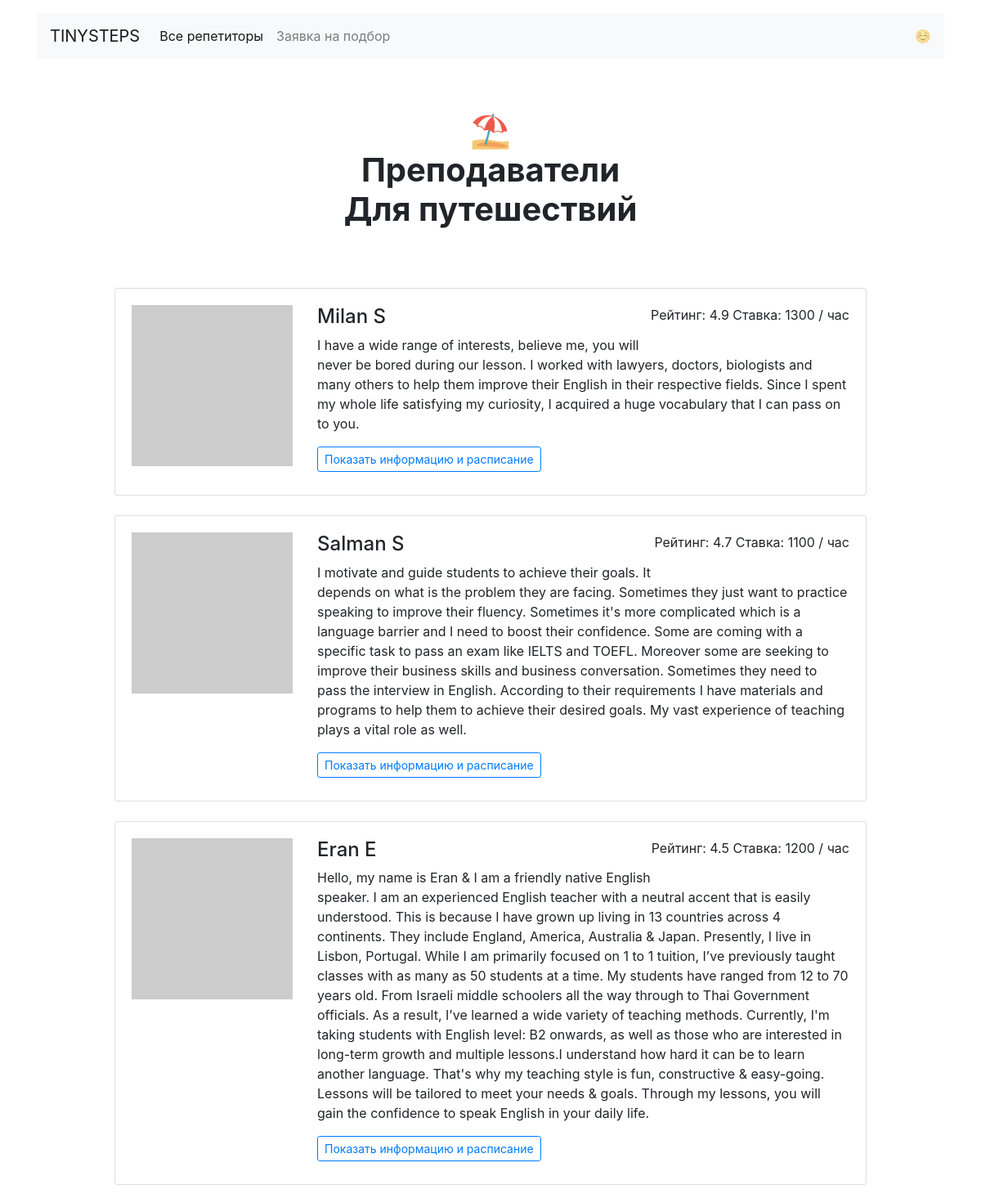
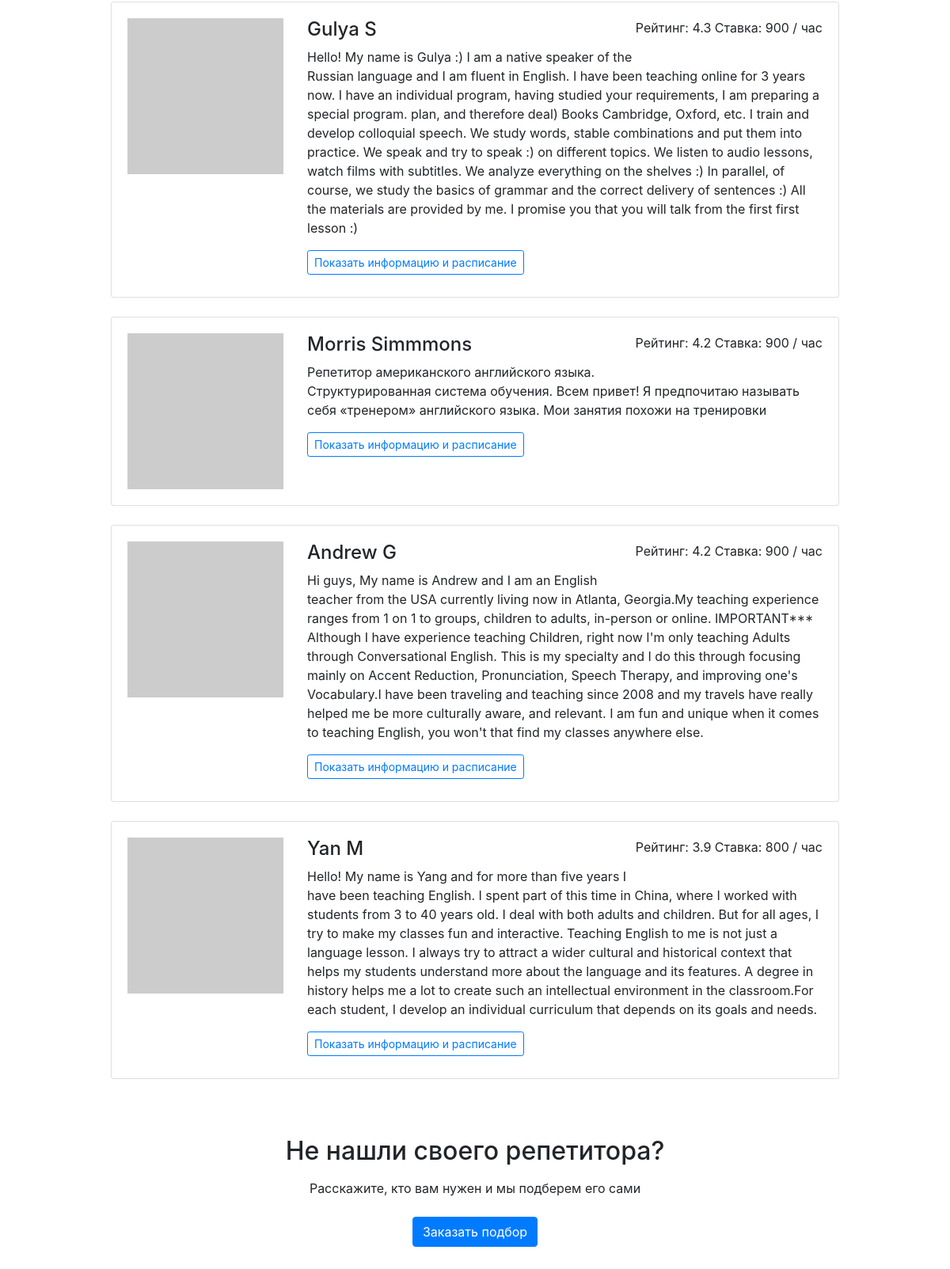
Page /goals/travel/ on the committed database (2 pictures, top to bottom).
### app.py (models this page shows)
class Goal(db.Model):
    __tablename__ = "goals"
    id = db.Column(db.Integer, primary_key=True)
    link = db.Column(db.String)
    goal = db.Column(db.String)
    pic = db.Column(db.String)
    teachers = db.relationship("Teacher", secondary=teachers_goals, back_populates="goals")

class Teacher(db.Model):
    __tablename__ = "teachers"
    id = db.Column(db.Integer, primary_key=True)
    name = db.Column(db.String, nullable=False)
    about = db.Column(db.String, nullable=False)
    rating = db.Column(db.Float, nullable=False)
    picture = db.Column(db.String, nullable=False)
    price = db.Column(db.Integer, nullable=False)
    goals = db.relationship("Goal", secondary=teachers_goals, back_populates="teachers")
    free = db.Column(db.String, nullable=False)

### app.py (the view)
@app.route('/goals/<goal>/')
def show_goals(goal):
    target_goal = db.session.query(Goal).filter(Goal.link == goal).first()
    return render_template("goal.html", teachers=target_goal.teachers, goal=target_goal)

### templates/goal.html
{% extends "base.html" %}
{% block container %}
  <main class="container mt-3">
    <h1 class="h1 text-center w-50 mx-auto mt-1 py-5 mb-4"><strong>{{goal.pic}}<br />Преподаватели <br> {{goal.goal}}</strong></h1>
      <div class="row">
      <div class="col-12 col-lg-10 offset-lg-1 m-auto">
        {% for teacher in teachers|sort(attribute='rating', reverse=True) %}
        <div class="card mb-4">
          <div class="card-body">
            <div class="row">
              <div class="col-3"><img src="{{teacher.picture}}" class="img-fluid" alt=""></div>
              <div class="col-9">
                <p class="float-right">Рейтинг: {{teacher.rating}} Ставка: {{teacher.price}} / час</p>
                <h2 class="h4">{{teacher.name}}</h2>
                <p>{{teacher.about}}</p>
                <a href="/profiles/{{teacher.id}}/" class="btn btn-outline-primary btn-sm mr-3 mb-2">Показать информацию и расписание</a>
              </div>
            </div>
          </div>
        </div>
        {% endfor %}
      </div>
    </div>
    <h2 class="text-center mt-5 mb-3">Не нашли своего репетитора?</h2>
    <p class="text-center mb-4">Расскажите, кто вам нужен и мы подберем его сами</p>
    <div class="text-center pb-5">
        <a href="/request/" class="btn btn-primary">Заказать подбор</a>
    </div>
  </main>
{% endblock %}

### rows in the picture
Goal: pic "⛱", goal "Для путешествий"
Teacher: rating "4.9", price "1300", name "Milan S", about "I have a wide range of interests, believe me, you will never be bored during our lesson. I worked with lawyers, doctors, biologists and many others to help them improve their English in their respective fields. Since I spent my whole life satisfying my curiosity, I acquired a huge vocabulary that I can pass on to you."
Teacher: rating "4.7", price "1100", name "Salman S", about "I motivate and guide students to achieve their goals. It depends on what is the problem they are facing. Sometimes they just want to practice speaking to improve their fluency. Sometimes it's more complicated which is a language barrier and I need to boost their confidence. Some are coming with a specific task to pass an exam like IELTS and TOEFL. Moreover some are seeking to improve their business skills and business conversation. Sometimes they need to pass the interview in English. According to their requirements I have materials and programs to help them to achieve their desired goals. My vast experience of teaching plays a vital role as well."
Teacher: rating "4.5", price "1200", name "Eran E", about "Hello, my name is Eran & I am a friendly native English speaker. I am an experienced English teacher with a neutral accent that is easily understood. This is because I have grown up living in 13 countries across 4 continents. They include England, America, Australia & Japan. Presently, I live in Lisbon, Portugal. While I am primarily focused on 1 to 1 tuition, I’ve previously taught classes with as many as 50 students at a time. My students have ranged from 12 to 70 years old. From Israeli middle schoolers all the way through to Thai Government officials. As a result, I’ve learned a wide variety of teaching methods. Currently, I'm taking students with English level: B2 onwards, as well as…"
Teacher: rating "4.3", price "900", name "Gulya S", about "Hello! My name is Gulya :) I am a native speaker of the Russian language and I am fluent in English. I have been teaching online for 3 years now. I have an individual program, having studied your requirements, I am preparing a special program. plan, and therefore deal) Books Cambridge, Oxford, etc. I train and develop colloquial speech. We study words, stable combinations and put them into practice. We speak and try to speak :) on different topics. We listen to audio lessons, watch films with subtitles. We analyze everything on the shelves :) In parallel, of course, we study the basics of grammar and the correct delivery of sentences :) All the materials are provided by me. I promise you…"
Teacher: rating "4.2", price "900", name "Morris Simmmons", about "Репетитор американского английского языка. Структурированная система обучения. Всем привет! Я предпочитаю называть себя «тренером» английского языка. Мои занятия похожи на тренировки"
Teacher: rating "4.2", price "900", name "Andrew G", about "Hi guys, My name is Andrew and I am an English teacher from the USA currently living now in Atlanta, Georgia.My teaching experience ranges from 1 on 1 to groups, children to adults, in-person or online. IMPORTANT*** Although I have experience teaching Children, right now I'm only teaching Adults through Conversational English. This is my specialty and I do this through focusing mainly on Accent Reduction, Pronunciation, Speech Therapy, and improving one's Vocabulary.I have been traveling and teaching since 2008 and my travels have really helped me be more culturally aware, and relevant. I am fun and unique when it comes to teaching English, you won't that find my classes anywhere else."
Teacher: rating "3.9", price "800", name "Yan M", about "Hello! My name is Yang and for more than five years I have been teaching English. I spent part of this time in China, where I worked with students from 3 to 40 years old. I deal with both adults and children. But for all ages, I try to make my classes fun and interactive. Teaching English to me is not just a language lesson. I always try to attract a wider cultural and historical context that helps my students understand more about the language and its features. A degree in history helps me a lot to create such an intellectual environment in the classroom.For each student, I develop an individual curriculum that depends on its goals and needs."
